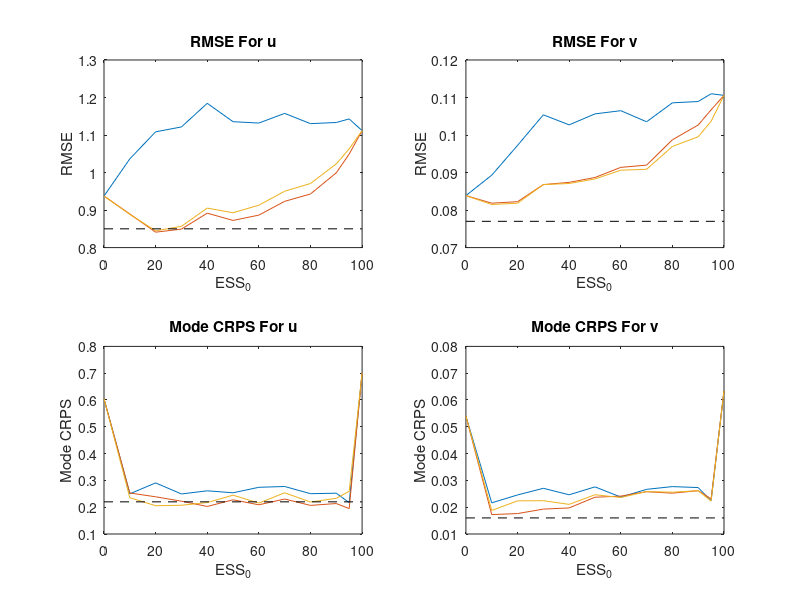

This figure's MATLAB source:
load Results.mat
ESS0 = [0:10:90 95 100];
subplot(2,2,1)
plot(ESS0,RMSEF(1,:),ESS0,RMSET(1,:),ESS0,RMSES(1,:))
hold on
plot([0 100],.85*[1 1],'--k')
xlabel('ESS_0'),ylabel('RMSE'),title('RMSE For u')
subplot(2,2,2)
plot(ESS0,RMSEF(2,:),ESS0,RMSET(2,:),ESS0,RMSES(2,:))
hold on
plot([0 100],.077*[1 1],'--k')
xlabel('ESS_0'),ylabel('RMSE'),title('RMSE For v')
subplot(2,2,3)
plot(ESS0,CMF(1,:),ESS0,CMT(1,:),ESS0,CMS(1,:))
hold on
plot([0 100],.22*[1 1],'--k')
xlabel('ESS_0'),ylabel('Mode CRPS'),title('Mode CRPS For u')
subplot(2,2,4)
plot(ESS0,CMF(2,:),ESS0,CMT(2,:),ESS0,CMS(2,:))
hold on
plot([0 100],.016*[1 1],'--k')
xlabel('ESS_0'),ylabel('Mode CRPS'),title('Mode CRPS For v')